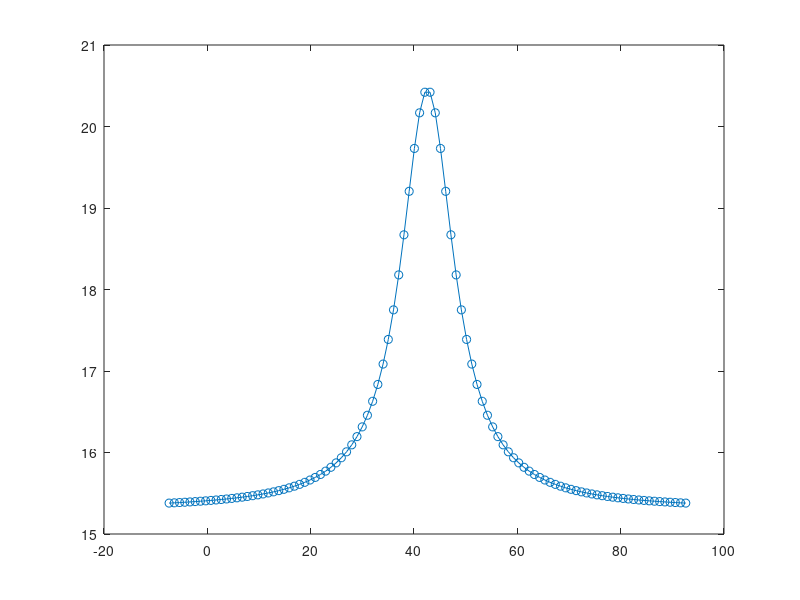

Write MATLAB code to recreate this figure. (Note: this script raises an error after producing the figure.)
%**************************************************************************
% This algorithm perform Levenberg-Marquardt non-linear curve fit
% of lorentz function with offset y=y0+((2*A)/pi)*(w/(4*(x_xc)^2+w^2))
%**************************************************************************
clear all
close all
%**************************************************************************
% initial parameters
%**************************************************************************
% initial area
x01=1;
% initial center
x02=50;
% initial width
x03=1;
% initial offset
x04=0;
% initial parameters
x0=[x01 x02 x03 x04];
%**************************************************************************
% maximum number of iterations
k_max=1000;
% initialize control fitting parameters
% epsilon 1
epsilon_1=1.0e-8;
% epsilon 2
epsilon_2=1.0e-8;
% tau
tau=1.0e-3;
%**************************************************************************
% number of experimental points
M=100;
% initialize x (t_data) and y vectors of lorentz function
t=zeros(1,M);
y=zeros(1,M);
% initialize area
x1=101.2;
% initialize center
x2=42.6;
% initialize width
x3=12.5;
% initialize offset
x4=15.3;
% t_data vector
multiplicator_width=4;
t_data_start=x2-multiplicator_width*x3;
t_data_stop=x2+multiplicator_width*x3;
t_data=linspace(t_data_start,t_data_stop,M);
% y_data vector
y_data=((2*x1)/pi).*(x3./(4*(t_data(1,:)-x2).^2+x3^2))+x4;
% plot experimental curve
plot(t_data(1,:),y_data(1,:),'-o');
%**************************************************************************
% perform fit using levmar_lorentz_area function
%**************************************************************************
fit_result=levmar_lorentz_area(t_data, y_data, x0, k_max, epsilon_1, epsilon_2, tau);
%**************************************************************************
% define function for levenberg-marquardt algorithm - for fit of lorentz
% function with area
%**************************************************************************
% Explanation of function parameters
% parameters of function are: t_data (x coordinates of lorentz function);
% y_data (y coordinates of lorentz function); initial fit
% parameters e.g. x0 = [area center width offset]; maximum number of iterations e.g.
% k_max=1000; epsilon_1=1.0e-8 (good value); epsilon_2=1.0e-8 (good value); 
% tau=1.0e-3 (good value);
%**************************************************************************
function [x_new] = levmar_lorentz_area(t_data, y_data, x0, k_max, epsilon_1, epsilon_2, tau)
    % initialize basic fitting parameters
    % initialize iteration variable
    k=0;
    ni=2;
    % calculate number of points
    M=length(t_data(1,:));
    % initialize x vector
    x=x0;
    % initialize Jacobian matrix
    J=zeros(M,4);
    J(:,1)=(-1.0)*((2*x(1,3))./(pi*(x(1,3)^2+4*(t_data(1,:)-x(1,2)).^2)));
    J(:,2)=(-1.0)*(2*x(1,1)*x(1,3)*8*(t_data(1,:)-x(1,2)))./(pi*(x(1,3)^2+4*(t_data(1,:)-x(1,2)).^2).^2);
    J(:,3)=(-1.0)*((2*x(1,1))./(pi*(x(1,3)^2+4*(t_data(1,:)-x(1,2)).^2)))+...
        ((4*x(1,1)*x(1,3)^2)./(pi*(x(1,3)^2+4*(t_data(1,:)-x(1,2)).^2).^2));
    J(:,4)=-1;
    % calculate A matrix
    A=transpose(J(:,:))*J(:,:);
    % calculate f function
    f=y_data(1,:)-((2*x(1,1))/pi).*(x(1,3)./(4*(t_data(1,:)-x(1,2)).^2+x(1,3)^2))-x(1,4);
    % calculate g matrix
    g=transpose(J(:,:))*transpose(f(1,:));
    % calculate norm g
    g_norm=sqrt(sum(g(:,1).*g(:,1)));
    % calculate boolean parameter
    found_bool=g_norm < epsilon_1;
    % calculate mi parameter
    mi=tau*max(diag(A(:,:)));
    %**************************************************************************
    % main loop
    %**************************************************************************
    while ((~found_bool) & (k < k_max))
        % iterate
        k=k+1
        % calculate h_lm
        B=A(:,:)+mi*eye(4);
        C=inv(B(:,:));
        h_lm=(-1.0)*transpose(g(:,1))*C(:,:);
        % calculate norm h_lm
        h_lm_norm=sqrt(sum(h_lm(1,:).*h_lm(1,:)));
        % calculate norm x
        x_norm=sqrt(sum(x(1,:).*x(1,:)));
        if (h_lm_norm < epsilon_2*(x_norm+epsilon_2))
            found_bool=1;
        else
            x_new=x(1,:)+h_lm(1,:)
            % calculate f
            f=y_data(1,:)-((2*x(1,1))/pi).*(x(1,3)./(4*(t_data(1,:)-x(1,2)).^2+x(1,3)^2))-x(1,4);
            % calculate new f
            f_new=y_data(1,:)-((2*x_new(1,1))/pi).*(x_new(1,3)./(4*(t_data(1,:)-x_new(1,2)).^2+x_new(1,3)^2))-x_new(1,4);
            % calculate F
            F=0.5*sum(f(1,:).*f(1,:));
            % calculate new F
            F_new=0.5*sum(f_new(1,:).*f_new(1,:));
            % calculate ro numerator
            ro_numerator=F-F_new;
            % caculate ro denominator
            ro_denominator=0.5*h_lm(1,:)*(mi*transpose(h_lm(1,:))-g(:,1));
            % calculate ro
            ro=ro_numerator/ro_denominator;
            if (ro > 0)
                x=x_new;
                % calculate Jacobian matrix
                J=zeros(M,4);
                J(:,1)=(-1.0)*((2*x(1,3))./(pi*(x(1,3)^2+4*(t_data(1,:)-x(1,2)).^2)));
                J(:,2)=(-1.0)*(2*x(1,1)*x(1,3)*8*(t_data(1,:)-x(1,2)))./(pi*(x(1,3)^2+4*(t_data(1,:)-x(1,2)).^2).^2);
                J(:,3)=(-1.0)*((2*x(1,1))./(pi*(x(1,3)^2+4*(t_data(1,:)-x(1,2)).^2)))+...
                    ((4*x(1,1)*x(1,3)^2)./(pi*(x(1,3)^2+4*(t_data(1,:)-x(1,2)).^2).^2));
                J(:,4)=-1;
                % calculate A matrix
                A=transpose(J(:,:))*J(:,:);
                % calculate f function
                f=y_data(1,:)-((2*x(1,1))/pi).*(x(1,3)./(4*(t_data(1,:)-x(1,2)).^2+x(1,3)^2))-x(1,4);
                % calculate g matrix
                g=transpose(J(:,:))*transpose(f(1,:));
                % calculate g norm
                g_norm=sqrt(sum(g(:,1).*g(:,1)));
                % calculate found boolean parameter
                found_bool=g_norm <= epsilon_1;
                mi=mi*max([(1/3) (1-(2*ro-1)^3)]);
                ni=2;
            else
                mi=mi*ni;
                ni=2*ni;
            end
        end
    end
end
%**************************************************************************
% end
%**************************************************************************